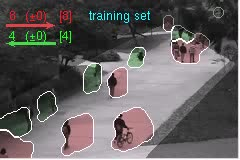
%> input picture data_preparation/IMG_1.jpg, 240 x 160 px
$ octave ucsd_data_info.m   (GNU Octave 9; MATLAB toolbox functions it lacks are replaced by stand-ins)
%> lines starting %> are read from the running program, lines starting %| are printed output that depends on the picture; in (x1, y1, x2, y2) boxes, pixels count from 0 and x2, y2 are one past the last pixel; in counts of white or black regions, pixels touching at a corner belong together; the program's own positions count from 1
clc;
load('vidf1_33_roi_mainwalkway.mat');

im = imread('IMG_1.jpg');
%> im is the input picture: size 160x240x3 uint8; mean R, G, B 99.3, 95.3, 95.4

[h, w, c] = size(im);
%> h = 160; w = 240; c = 3

if (c == 3)
im = rgb2gray(im);
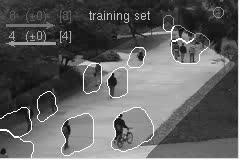
%> im: size 160x240 uint8; min 5, max 255, mean 96.5
end

mask_area = uint8(roipoly(im,floor(roi.xi),floor(roi.yi)));
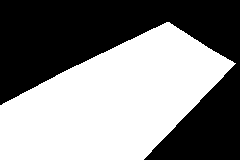
%> mask_area: size 160x240 uint8; values 0 (black) and 1 (white), 51.7% white; 1 black region, box (x1, y1, x2, y2) and area: (0, 0, 240, 160) 18530

im_a = im.*uint8(mask_area);
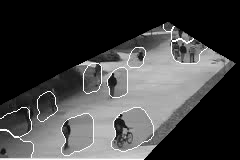
%> im_a: size 160x240 uint8; min 0, max 255, mean 68
imshow(im_a);
